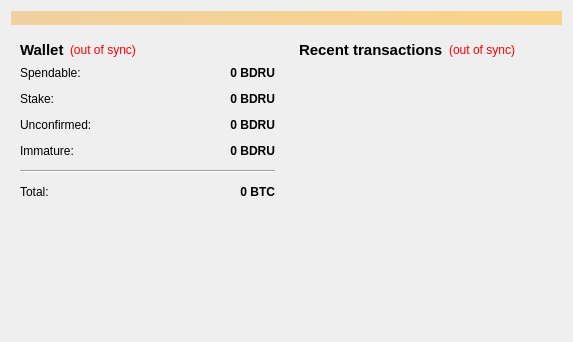
<?xml version="1.0" encoding="UTF-8"?>
<ui version="4.0">
 <class>OverviewPage</class>
 <widget class="QWidget" name="OverviewPage">
  <property name="geometry">
   <rect>
    <x>0</x>
    <y>0</y>
    <width>573</width>
    <height>342</height>
   </rect>
  </property>
  <property name="windowTitle">
   <string>Form</string>
  </property>
  <layout class="QVBoxLayout" name="topLayout">
   <item>
    <widget class="QLabel" name="labelAlerts">
     <property name="visible">
      <bool>false</bool>
     </property>
     <property name="styleSheet">
      <string notr="true">background-color: qlineargradient(x1: 0, y1: 0, x2: 1, y2: 0, stop:0 #F0D0A0, stop:1 #F8D488);  color:#000000
</string>
     </property>
     <property name="wordWrap">
      <bool>true</bool>
     </property>
     <property name="margin">
      <number>3</number>
     </property>
    </widget>
   </item>
   <item>
    <layout class="QHBoxLayout" name="horizontalLayout" stretch="1,1">
     <item>
      <layout class="QVBoxLayout" name="verticalLayout_2">
       <item>
        <widget class="QWidget" name="widget" native="true">
         <layout class="QVBoxLayout" name="verticalLayout_4">
          <item>
           <layout class="QHBoxLayout" name="horizontalLayout_4">
            <item>
             <widget class="QLabel" name="label_5">
              <property name="font">
               <font>
                <pointsize>11</pointsize>
                <weight>75</weight>
                <bold>true</bold>
               </font>
              </property>
              <property name="text">
               <string>Wallet</string>
              </property>
             </widget>
            </item>
            <item>
             <widget class="QLabel" name="labelWalletStatus">
              <property name="toolTip">
               <string>The displayed information may be out of date. Your wallet automatically synchronizes with the BDRUnit network after a connection is established, but this process has not completed yet.</string>
              </property>
              <property name="styleSheet">
               <string notr="true">QLabel { color: red; }</string>
              </property>
              <property name="text">
               <string notr="true">(out of sync)</string>
              </property>
              <property name="alignment">
               <set>Qt::AlignLeading|Qt::AlignLeft|Qt::AlignVCenter</set>
              </property>
             </widget>
            </item>
            <item>
             <spacer name="horizontalSpacer_2">
              <property name="orientation">
               <enum>Qt::Horizontal</enum>
              </property>
              <property name="sizeHint" stdset="0">
               <size>
                <width>40</width>
                <height>20</height>
               </size>
              </property>
             </spacer>
            </item>
           </layout>
          </item>
          <item>
           <layout class="QFormLayout" name="formLayout_2">
            <property name="fieldGrowthPolicy">
             <enum>QFormLayout::AllNonFixedFieldsGrow</enum>
            </property>
            <property name="horizontalSpacing">
             <number>12</number>
            </property>
            <property name="verticalSpacing">
             <number>12</number>
            </property>
            <item row="0" column="0">
             <widget class="QLabel" name="label">
              <property name="text">
               <string>Spendable:</string>
              </property>
             </widget>
            </item>
            <item row="0" column="1">
             <widget class="QLabel" name="labelBalance">
              <property name="font">
               <font>
                <weight>75</weight>
                <bold>true</bold>
               </font>
              </property>
              <property name="cursor">
               <cursorShape>IBeamCursor</cursorShape>
              </property>
              <property name="toolTip">
               <string>Your current spendable balance</string>
              </property>
              <property name="text">
               <string notr="true">0 BDRU</string>
              </property>
              <property name="alignment">
               <set>Qt::AlignRight|Qt::AlignTrailing|Qt::AlignVCenter</set>
              </property>
              <property name="textInteractionFlags">
               <set>Qt::LinksAccessibleByMouse|Qt::TextSelectableByKeyboard|Qt::TextSelectableByMouse</set>
              </property>
             </widget>
            </item>
            <item row="1" column="0">
             <widget class="QLabel" name="label_6">
              <property name="text">
               <string>Stake:</string>
              </property>
             </widget>
            </item>
            <item row="1" column="1">
             <widget class="QLabel" name="labelStake">
              <property name="font">
               <font>
                <weight>75</weight>
                <bold>true</bold>
               </font>
              </property>
              <property name="cursor">
               <cursorShape>IBeamCursor</cursorShape>
              </property>
              <property name="toolTip">
               <string>Total of coins that was staked, and do not yet count toward the current balance</string>
              </property>
              <property name="text">
               <string notr="true">0 BDRU</string>
              </property>
              <property name="alignment">
               <set>Qt::AlignRight|Qt::AlignTrailing|Qt::AlignVCenter</set>
              </property>
              <property name="textInteractionFlags">
               <set>Qt::LinksAccessibleByMouse|Qt::TextSelectableByKeyboard|Qt::TextSelectableByMouse</set>
              </property>
             </widget>
            </item>
            <item row="2" column="0">
             <widget class="QLabel" name="label_3">
              <property name="text">
               <string>Unconfirmed:</string>
              </property>
             </widget>
            </item>
            <item row="2" column="1">
             <widget class="QLabel" name="labelUnconfirmed">
              <property name="font">
               <font>
                <weight>75</weight>
                <bold>true</bold>
               </font>
              </property>
              <property name="cursor">
               <cursorShape>IBeamCursor</cursorShape>
              </property>
              <property name="toolTip">
               <string>Total of transactions that have yet to be confirmed, and do not yet count toward the current balance</string>
              </property>
              <property name="text">
               <string notr="true">0 BDRU</string>
              </property>
              <property name="alignment">
               <set>Qt::AlignRight|Qt::AlignTrailing|Qt::AlignVCenter</set>
              </property>
              <property name="textInteractionFlags">
               <set>Qt::LinksAccessibleByMouse|Qt::TextSelectableByKeyboard|Qt::TextSelectableByMouse</set>
              </property>
             </widget>
            </item>
            <item row="3" column="0">
             <widget class="QLabel" name="labelImmatureText">
              <property name="text">
               <string>Immature:</string>
              </property>
             </widget>
            </item>
            <item row="3" column="1">
             <widget class="QLabel" name="labelImmature">
              <property name="font">
               <font>
                <weight>75</weight>
                <bold>true</bold>
               </font>
              </property>
              <property name="toolTip">
               <string>Mined balance that has not yet matured</string>
              </property>
              <property name="text">
               <string notr="true">0 BDRU</string>
              </property>
              <property name="alignment">
               <set>Qt::AlignRight|Qt::AlignTrailing|Qt::AlignVCenter</set>
              </property>
              <property name="textInteractionFlags">
               <set>Qt::LinksAccessibleByMouse|Qt::TextSelectableByKeyboard|Qt::TextSelectableByMouse</set>
              </property>
             </widget>
            </item>
            <item row="4" column="0" colspan="2">
             <widget class="Line" name="line">
              <property name="orientation">
               <enum>Qt::Horizontal</enum>
              </property>
             </widget>
            </item>
            <item row="5" column="0">
             <widget class="QLabel" name="labelTotalText">
              <property name="text">
               <string>Total:</string>
              </property>
             </widget>
            </item>
            <item row="5" column="1">
             <widget class="QLabel" name="labelTotal">
              <property name="font">
               <font>
                <weight>75</weight>
                <bold>true</bold>
               </font>
              </property>
              <property name="cursor">
               <cursorShape>IBeamCursor</cursorShape>
              </property>
              <property name="toolTip">
               <string>Your current total balance</string>
              </property>
              <property name="text">
               <string notr="true">0 BTC</string>
              </property>
              <property name="alignment">
               <set>Qt::AlignRight|Qt::AlignTrailing|Qt::AlignVCenter</set>
              </property>
              <property name="textInteractionFlags">
               <set>Qt::LinksAccessibleByMouse|Qt::TextSelectableByKeyboard|Qt::TextSelectableByMouse</set>
              </property>
             </widget>
            </item>
           </layout>
          </item>
         </layout>
        </widget>
       </item>
       <item>
        <spacer name="verticalSpacer">
         <property name="orientation">
          <enum>Qt::Vertical</enum>
         </property>
         <property name="sizeHint" stdset="0">
          <size>
           <width>20</width>
           <height>40</height>
          </size>
         </property>
        </spacer>
       </item>
      </layout>
     </item>
     <item>
      <layout class="QVBoxLayout" name="verticalLayout_3">
       <item>
        <widget class="QWidget" name="widget_2" native="true">
         <layout class="QVBoxLayout" name="verticalLayout">
          <item>
           <layout class="QHBoxLayout" name="horizontalLayout_2">
            <item>
             <widget class="QLabel" name="label_4">
              <property name="font">
               <font>
                <pointsize>11</pointsize>
                <weight>75</weight>
                <bold>true</bold>
               </font>
              </property>
              <property name="text">
               <string>&lt;b&gt;Recent transactions&lt;/b&gt;</string>
              </property>
             </widget>
            </item>
            <item>
             <widget class="QLabel" name="labelTransactionsStatus">
              <property name="toolTip">
               <string>The displayed information may be out of date. Your wallet automatically synchronizes with the BDRUnit network after a connection is established, but this process has not completed yet.</string>
              </property>
              <property name="styleSheet">
               <string notr="true">QLabel { color: red; }</string>
              </property>
              <property name="text">
               <string notr="true">(out of sync)</string>
              </property>
              <property name="alignment">
               <set>Qt::AlignRight|Qt::AlignTrailing|Qt::AlignVCenter</set>
              </property>
             </widget>
            </item>
            <item>
             <spacer name="horizontalSpacer">
              <property name="orientation">
               <enum>Qt::Horizontal</enum>
              </property>
              <property name="sizeHint" stdset="0">
               <size>
                <width>40</width>
                <height>20</height>
               </size>
              </property>
             </spacer>
            </item>
           </layout>
          </item>
          <item>
           <widget class="QListView" name="listTransactions">
            <property name="styleSheet">
             <string notr="true">QListView { background: transparent; }</string>
            </property>
            <property name="frameShape">
             <enum>QFrame::NoFrame</enum>
            </property>
            <property name="verticalScrollBarPolicy">
             <enum>Qt::ScrollBarAlwaysOff</enum>
            </property>
            <property name="horizontalScrollBarPolicy">
             <enum>Qt::ScrollBarAlwaysOff</enum>
            </property>
            <property name="selectionMode">
             <enum>QAbstractItemView::NoSelection</enum>
            </property>
           </widget>
          </item>
         </layout>
        </widget>
       </item>
      </layout>
     </item>
    </layout>
   </item>
  </layout>
 </widget>
 <resources/>
 <connections/>
</ui>
